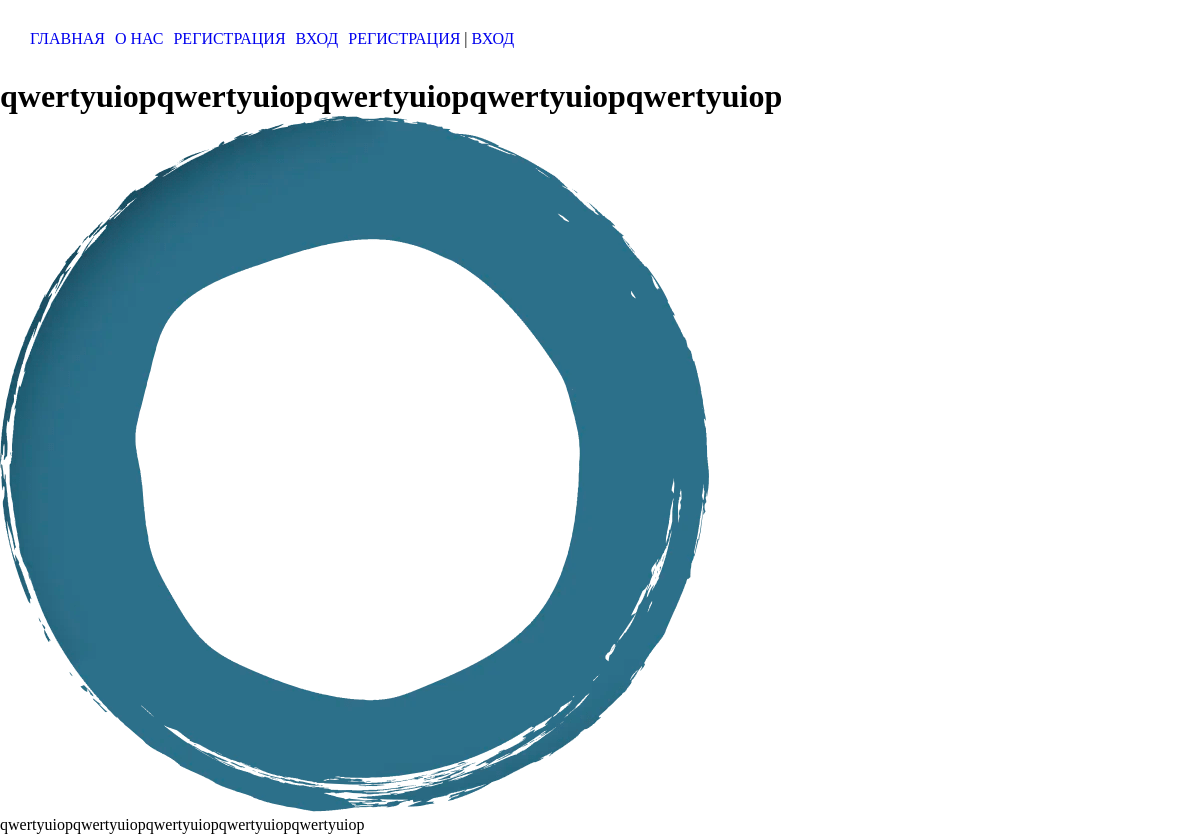
The app's page /events/qwertyuiopqwertyuiopqwertyuiopqwertyuiopqwertyuiop, older data.
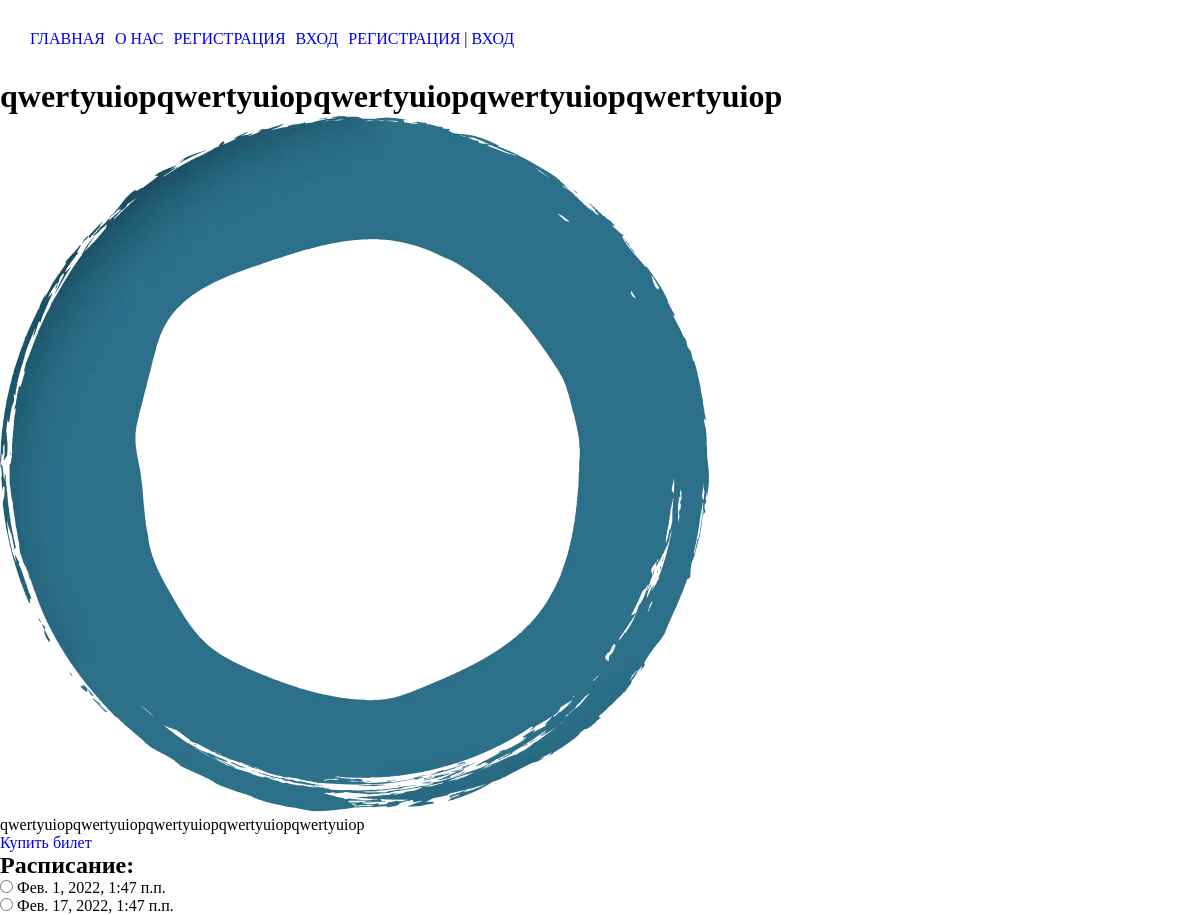
The same page, newer data.
### main/models.py (models this page shows, shortened)
class Event(models.Model):
    title = models.CharField('Название', max_length=50)
    slug = models.SlugField(unique=True, db_index=True, verbose_name='URL')
    description = models.TextField('Описание')
    photo = models.ImageField(
        'Фото', upload_to="photos/%Y/%m/%d/", null=True)
    time_create = models.DateTimeField('Дата создания', auto_now_add=True)
    time_upload = models.DateTimeField('Дата изменения', auto_now=True)
    is_published = models.BooleanField('Публикация', default=True)
    cat = models.ForeignKey('Category',
                            on_delete=models.PROTECT, verbose_name='Категория')
    def __str__(self):
        return self.title
    class Meta:
        verbose_name = "Событие"
        verbose_name_plural = "События"
        ordering = ['-time_create', 'title']

class EventSchedule(models.Model):
    event = models.ForeignKey(
        'Event', on_delete=models.PROTECT, verbose_name='Событие')
    date = models.DateTimeField('Дата и время проведения')
    status = models.BooleanField('Доступная дата / нет', default=True)
    class Meta:
        verbose_name = "Расписание событий"
        verbose_name_plural = "Расписание событий"

### main/views.py (the view)
# urls.py: path('events/<slug:event_slug>', views.ShowEventCart.as_view(), name='event'),
class ShowEventCart(DataMixin, DetailView):
    model = Event
    template_name = 'main/event.html'
    slug_url_kwarg = 'event_slug'
    context_object_name = 'event'
    def get_context_data(self, *, object_list=None, **kwargs):
        context = super().get_context_data(**kwargs)
        c_def = self.get_user_context(
            title=context['event'], schedule=EventSchedule.objects.filter(event=context['event'], status='True'))
        return dict(list(context.items()) + list(c_def.items()))

### main/utils.py (called while the page is built)
    def get_user_context(self, **kwargs):
        context = kwargs
        cats = Category.objects.annotate(Count('event'))
        user_menu = menu.copy()
        if not self.request.user.is_authenticated:
            user_menu.pop(4)
        context['menu'] = user_menu
        context['cats'] = cats
        if 'cat_selected' not in context:
            context['cat_selected'] = 0
        return context

### main/templates/main/event.html
{% extends 'main/base.html' %}
{% block content %}
<h1>
    {{event.title}}
</h1>
{% if event.photo %}
<p>
    <img src="{{event.photo.url}}" alt="">
</p>
{% endif %}
{{event.description | linebreaks}}
{% if schedule %}
<a href="#schedule">Купить билет</a>
<form id="schedule" action="#">
    <h2>
        Расписание:
    </h2>
    {% for s in schedule %}
    <input type="radio" name="availableDate" id="availableDate{{forloop.counter}}">
    <label for="availableDate{{forloop.counter}}">{{s.date}}</label>
    <br>
    {%endfor%}
</form>
{% endif %}
{% endblock %}

### main/templates/main/base.html (shortened to what this page needs)
{% load static %}
<!DOCTYPE html>
<html lang="ru">
<head>
    <link rel="stylesheet" href="{% static 'main/css/style.css' %}">
</head>
<body>
    <header class="header">
        <nav class="container">
            <ul>
                {% for m in menu %}
                <li>
                    <a href="{% url m.url_name %}">{{ m.title }}</a>
                </li>
                {% endfor %}
                {% if request.user.is_authenticated %}
                <li>
                    Добро пожаловать, {{ user.username }} | <a href="{% url 'logout' %}">Выйти</a>
                </li>
                {% else %}
                <li>
                    <a href="{% url 'register' %}"> Регистрация </a> | <a href="{% url 'login' %}"> Вход </a>
                </li>
                {% endif %}
            </ul>
        </nav>
    </header>
    {% block content %}{% endblock %}
</body>
</html>

### main/static/main/css/style.css (style rules this page uses)
* { margin: 0; padding: 0; box-sizing: border-box; list-style: none; text-decoration: none; }
.container { max-width: 1400px; width: 100%; padding: 0 30px; margin: 0 auto; }
.header nav ul { display: flex; padding: 30px 0; }
.header nav ul li { margin-right: 10px; text-transform: uppercase; }

Row changes from the older to the newer data that the page shows:
added EventSchedule: date "Фев. 1, 2022, 1:47 п.п."
added EventSchedule: date "Фев. 17, 2022, 1:47 п.п."
Text that changed along with them:
text now shown: "Купить билет Расписание:"
